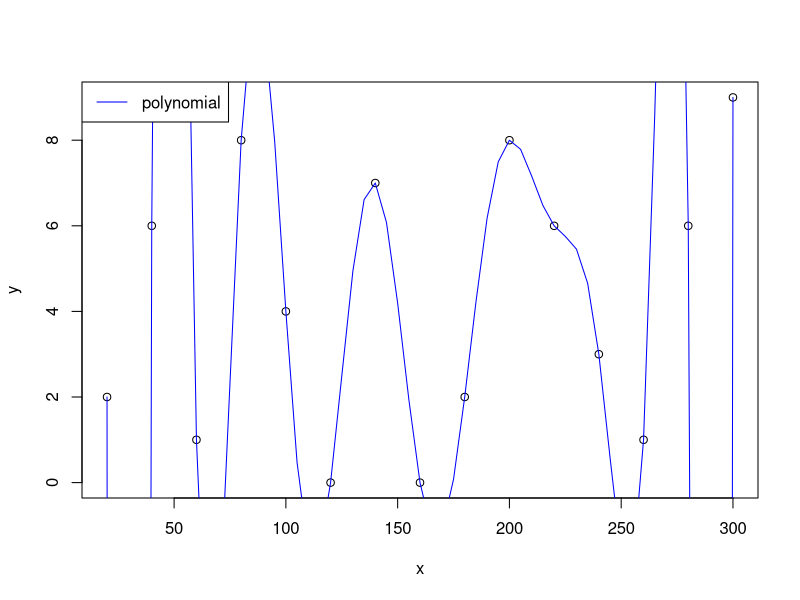

R code for this plot:
results = read.csv("f_interp.txt")
points = read.csv("f_points.txt")

y_range = range(0, points$y)

pdf(file="plots/polynomial.pdf", height=5, width=10, bg="white")

plot(points$x, points$y, lty = 1, ylim = y_range, xlab = "x", ylab = "y", col="black")

lines(results[results$alg=="polynomial",]$x, results[results$alg=="polynomial",]$y, lty = 1, col = "blue")
# lines(results[results$alg=="cspline",]$x, results[results$alg=="cspline",]$y, lty = 1, col = "red")
# lines(results[results$alg=="akima",]$x, results[results$alg=="akima",]$y, lty = 1, col = "green")
# lines(results[results$alg=="lagrange",]$x, results[results$alg=="lagrange",]$y, lty = 1, col = "gray")
# lines(results[results$alg=="newton",]$x, results[results$alg=="newton",]$y, lty = 1, col = "orange")
legend("topleft", c("polynomial"), col=c("blue"), lty=1)
# legend("topleft", c("polynomial", "cspline", "akima", "lagrange", "newton"), col=c("blue","red", "green", "gray", "orange"),lty=1)
dev.off()
